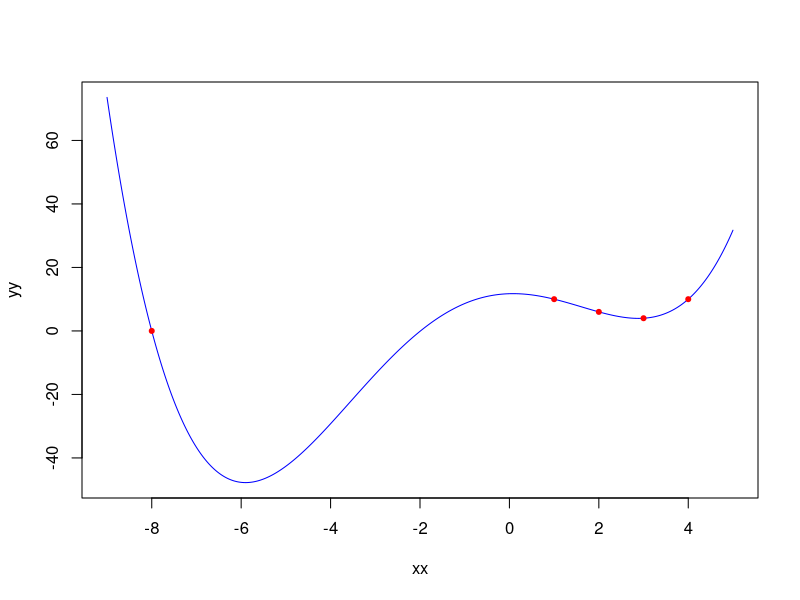

Write R code to recreate this figure.
Vandermonde = function(x){
  n = length(x)
  V = matrix(0, nrow=n, ncol=n)
  
# double for loop solution
#   for(i in 1:n)
#     for(j in 1:n)
#       V[i,j] = x[i]^(j-1)

# vectorized solution
   for(i in 1:n)
     V[i,] = x[i]^seq(0,n-1)
  
# another vectorized solution
#  for (j in 1:n)  
#    V[,j] = x^(j-1)
  return(V)
}

VandermondeInterpolator = function(x,y){
  n = length(x)
  V = Vandermonde(x)
  c = solve(V,y) # c contains all the coefficients
  
  p = function(z) { 
    c %*% z^(0:(length(c)-1))
  }
  
  #plot(x,y,pch=20, col='red') we plot the points later
  xx = seq(min(x)-1,max(x)+1,length=1000)
  #lines(xx, p(xx)) you can't do this because p(xx) is not vectorized
  yy = rep(0, length(xx))
  
  for(i in 1:length(xx))
    yy[i] = p(xx[i])
  
  plot(xx,yy,type='l',col='blue')
  
  points(x,y,pch=20, col='red') 
  
  return(c)
}

x = c(-8,1,2,3,4)
y = c(0,10,6,4,10)
VandermondeInterpolator(x,y)
  
